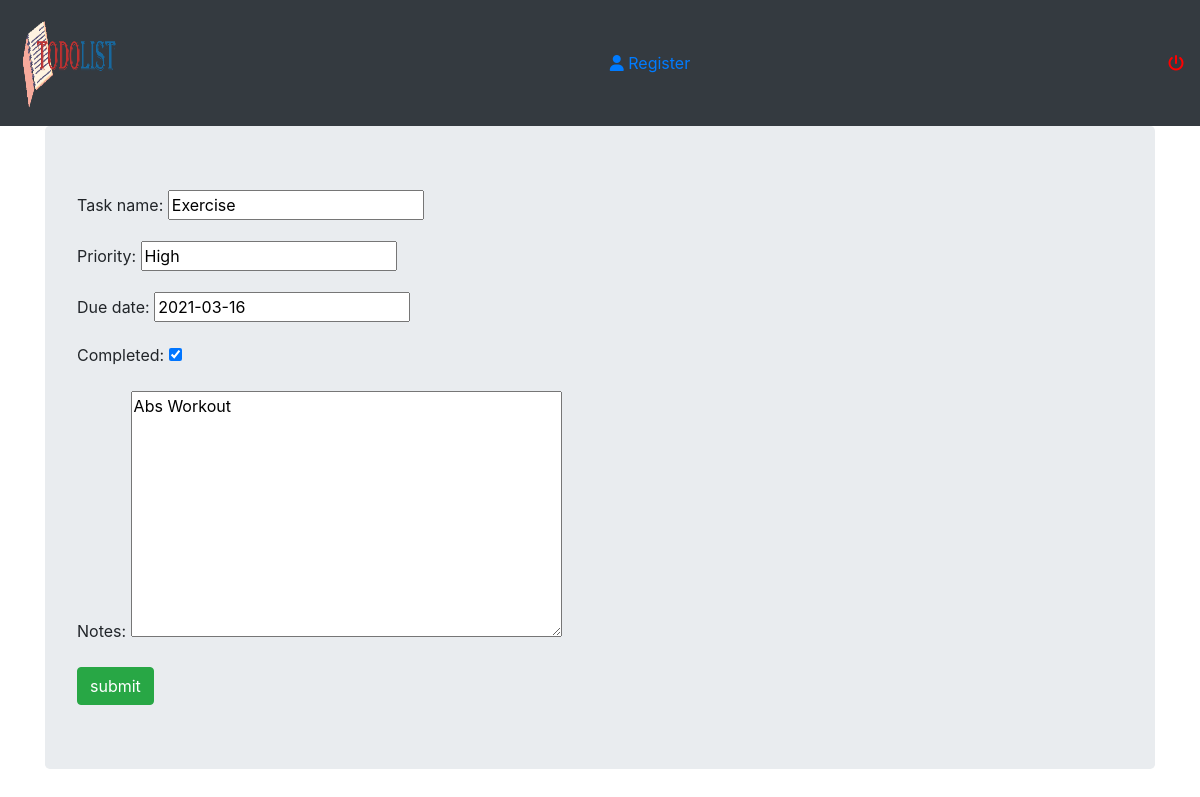
Page /edit/2/ on the committed database.
### todoapp/models.py (models this page shows, shortened)
class tasks(models.Model):
    user = models.ForeignKey(custom_user,on_delete=models.CASCADE, null=True)
    task_name = models.CharField(max_length=100)
    status = models.CharField(max_length=100, null=True, blank= True)
    priority = models.CharField(max_length=100)
    due_date = models.DateField()
    is_completed = models.BooleanField("Completed" , default=False)
    notes = models.TextField()

### todoapp/views.py (the view, shortened to what this page needs)
# urls.py: path('edit/<int:pk>/', views.taskEdit.as_view(), name ='edit'),
class taskEdit(generic.UpdateView):
    model = tasks
    fields = ['task_name','priority','due_date','is_completed','notes']

### templates/todoapp/tasks_form.html (shortened to what this page needs)
{% extends 'todoapp/base.html' %}
{% block body %}
  <div class="container">
    <div class="jumbotron">
        <form action="" method="POST">
            {{ form.as_p }}
            <input type="submit" class="btn btn-success" value="submit">
        </form>
    </div>
  </div>
{% endblock %}

### rows in the picture
tasks: task_name "Exercise", priority "High", due_date "2021-03-16", is_completed "☑", notes "Abs Workout"
